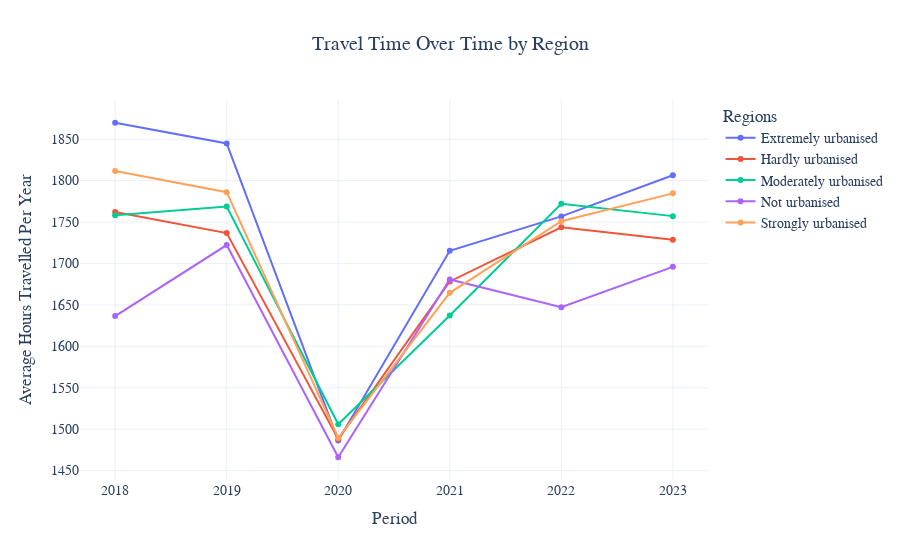
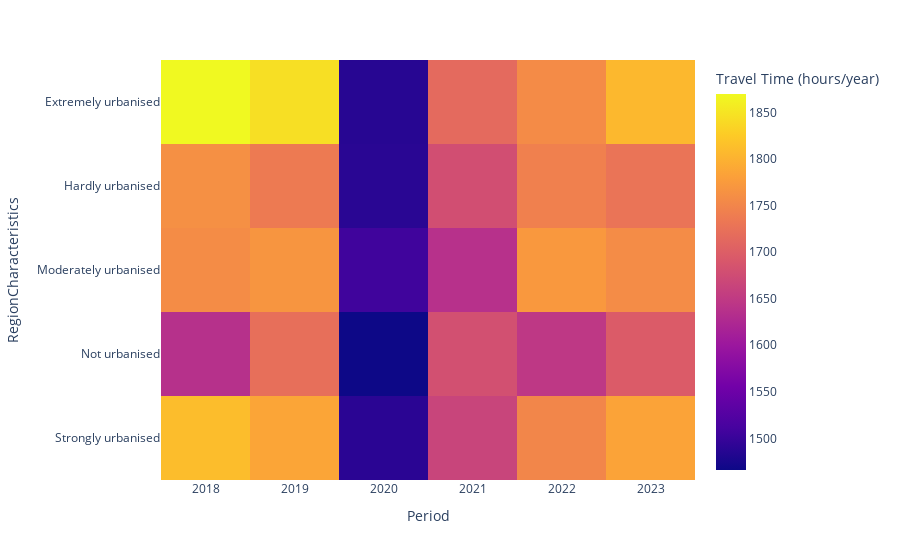

Source (notebook cell) for these figures, in order:
### Markdown cell above
**How did amount of travel time across periods in the different urbanisation levels (in minutes)?**

Understanding the variation travel time for passengers before, during and after the COVID-19 pandemic indicates how travel behaviour might have changed due to the pandemic. These results are cross-checked with the level of urbanisation and provides new insights. A variation of graphs are presented below. Both the graphs contain data from 2018-2023. The COVID-19 pandemic had significant effects on the travel time in 2020, as time furthers travel time augments again. The line plot indicates in line with the expectation a sharp decline in travel time in 2020 (during the first 'hard'lock-down). It then continues to rise but not evenly across urbanisation level. The areas which were labelled as 'not urbanised' did not climb as fast as the other levels of urbanisation. This could, perhaps, be attributed to the amount of people that work 'remote' and would have to travel further than other people in different urbanisation areas. 


As can be visualized in the heat map, the pre-COVID travel times are not yet restored to their original level. Lighter colors represent *more* travel time. In almost all the cases (except for 'moderately urbanised') the pre-covid level do not show a similar colour as before.

### Code cell
plot_travelminutes()

### Figure 1 — Plotly figure (JSON) as saved in the notebook; plotly's stock layout.template omitted (floating-point values rounded to 4 significant figures)
{"data": [{"hovertemplate": "Region Characteristics=Extremely urbanised<br>Time Period=%{x}<br>Travel Time (Hours/Year)=%{y}<extra></extra>", "legendgroup": "Extremely urbanised", "line": {"color": "#636efa", "dash": "solid"}, "marker": {"symbol": "circle"}, "mode": "lines+markers", "name": "Extremely urbanised", "orientation": "v", "showlegend": true, "type": "scatter", "x": [2018, 2019, 2020, 2021, 2022, 2023], "xaxis": "x", "y": [1870.0, 1845.0, 1486.0, 1715.0, 1757.0, 1806.0], "yaxis": "y"}, {"hovertemplate": "Region Characteristics=Hardly urbanised<br>Time Period=%{x}<br>Travel Time (Hours/Year)=%{y}<extra></extra>", "legendgroup": "Hardly urbanised", "line": {"color": "#EF553B", "dash": "solid"}, "marker": {"symbol": "circle"}, "mode": "lines+markers", "name": "Hardly urbanised", "orientation": "v", "showlegend": true, "type": "scatter", "x": [2018, 2019, 2020, 2021, 2022, 2023], "xaxis": "x", "y": [1762.0, 1737.0, 1488.0, 1678.0, 1744.0, 1729.0], "yaxis": "y"}, {"hovertemplate": "Region Characteristics=Moderately urbanised<br>Time Period=%{x}<br>Travel Time (Hours/Year)=%{y}<extra></extra>", "legendgroup": "Moderately urbanised", "line": {"color": "#00cc96", "dash": "solid"}, "marker": {"symbol": "circle"}, "mode": "lines+markers", "name": "Moderately urbanised", "orientation": "v", "showlegend": true, "type": "scatter", "x": [2018, 2019, 2020, 2021, 2022, 2023], "xaxis": "x", "y": [1758.0, 1769.0, 1506.0, 1637.0, 1772.0, 1757.0], "yaxis": "y"}, {"hovertemplate": "Region Characteristics=Not urbanised<br>Time Period=%{x}<br>Travel Time (Hours/Year)=%{y}<extra></extra>", "legendgroup": "Not urbanised", "line": {"color": "#ab63fa", "dash": "solid"}, "marker": {"symbol": "circle"}, "mode": "lines+markers", "name": "Not urbanised", "orientation": "v", "showlegend": true, "type": "scatter", "x": [2018, 2019, 2020, 2021, 2022, 2023], "xaxis": "x", "y": [1636.0, 1722.0, 1466.0, 1681.0, 1647.0, 1696.0], "yaxis": "y"}, {"hovertemplate": "Region Characteristics=Strongly urbanised<br>Time Period=%{x}<br>Travel Time (Hours/Year)=%{y}<extra></extra>", "legendgroup": "Strongly urbanised", "line": {"color": "#FFA15A", "dash": "solid"}, "marker": {"symbol": "circle"}, "mode": "lines+markers", "name": "Strongly urbanised", "orientation": "v", "showlegend": true, "type": "scatter", "x": [2018, 2019, 2020, 2021, 2022, 2023], "xaxis": "x", "y": [1812.0, 1786, 1489.0, 1664.0, 1751.0, 1785.0], "yaxis": "y"}], "layout": {"font": {"family": "Arial", "size": 14}, "legend": {"title": {"text": "Regions"}, "tracegroupgap": 0}, "title": {"font": {"size": 20}, "text": "Travel Time Over Time by Region", "x": 0.5}, "xaxis": {"anchor": "y", "domain": [0, 1], "title": {"text": "Period"}}, "yaxis": {"anchor": "x", "domain": [0, 1], "title": {"text": "Average Hours Travelled Per Year"}}}}

### Figure 2 — Plotly figure (JSON) as saved in the notebook; plotly's stock layout.template omitted (floating-point values rounded to 4 significant figures)
{"data": [{"coloraxis": "coloraxis", "hovertemplate": "Period: %{x}<br>RegionCharacteristics: %{y}<br>Travel Time (hours/year): %{z}<extra></extra>", "name": "0", "type": "heatmap", "x": [2018, 2019, 2020, 2021, 2022, 2023], "xaxis": "x", "y": ["Extremely urbanised", "Hardly urbanised", "Moderately urbanised", "Not urbanised", "Strongly urbanised"], "yaxis": "y", "z": [[1870.0, 1845.0, 1486.0, 1715.0, 1757.0, 1806.0], [1762.0, 1737.0, 1488.0, 1678.0, 1744.0, 1729.0], [1758.0, 1769.0, 1506.0, 1637.0, 1772.0, 1757.0], [1636.0, 1722.0, 1466.0, 1681.0, 1647.0, 1696.0], [1812.0, 1786, 1489.0, 1664.0, 1751.0, 1785.0]]}], "layout": {"coloraxis": {"colorbar": {"title": {"text": "Travel Time (hours/year)"}}, "colorscale": [[0, "#0d0887"], [0.1111, "#46039f"], [0.2222, "#7201a8"], [0.3333, "#9c179e"], [0.4444, "#bd3786"], [0.5556, "#d8576b"], [0.6667, "#ed7953"], [0.7778, "#fb9f3a"], [0.8889, "#fdca26"], [1, "#f0f921"]]}, "margin": {"t": 60}, "xaxis": {"anchor": "y", "domain": [0, 1], "title": {"text": "Period"}}, "yaxis": {"anchor": "x", "autorange": "reversed", "domain": [0, 1], "title": {"text": "RegionCharacteristics"}}}}
